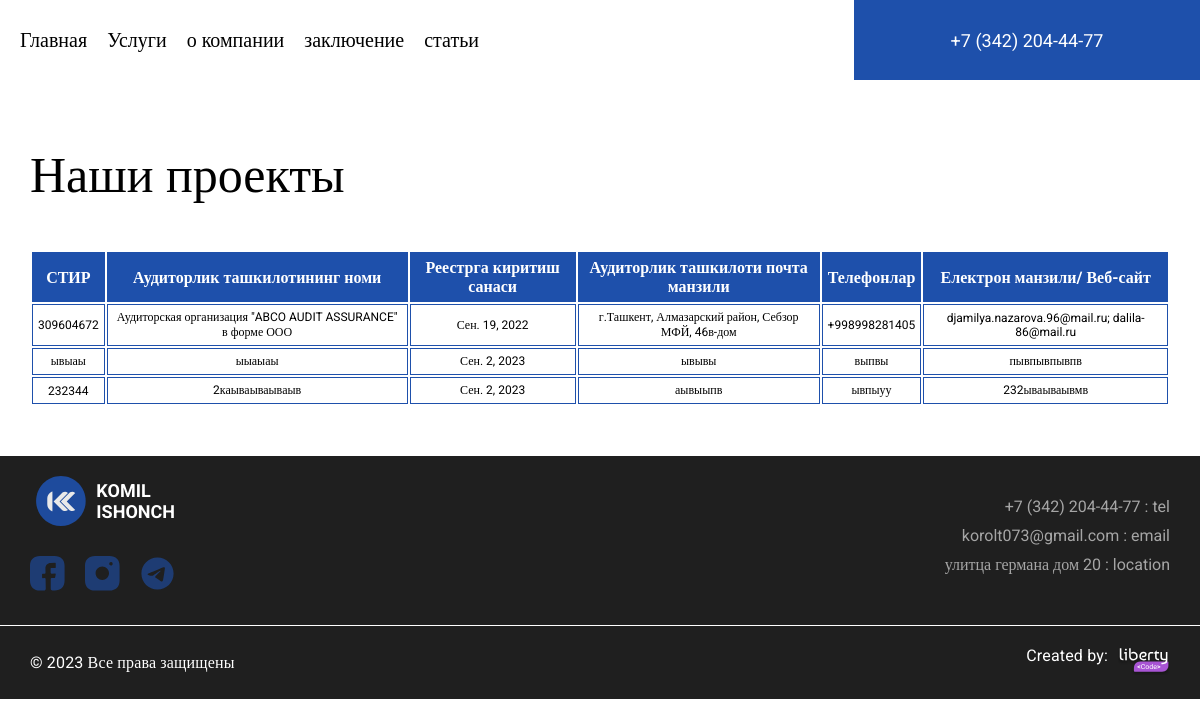
The app's page /project, older data.
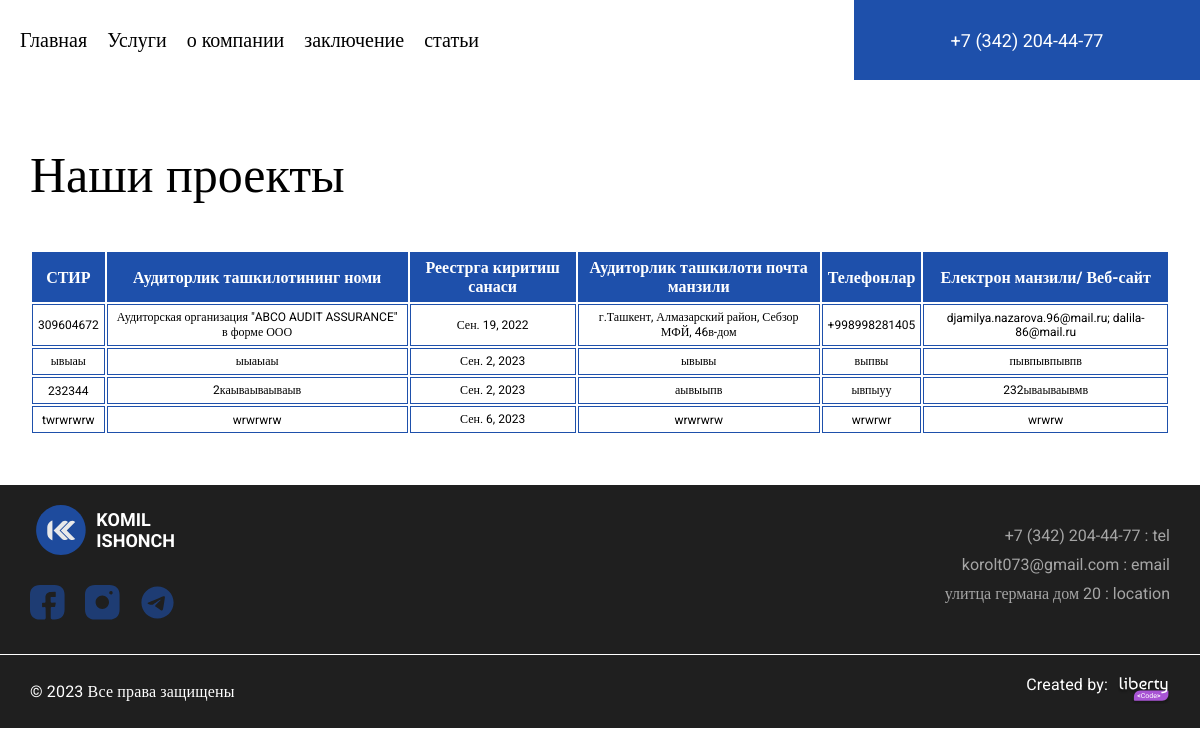
The same page, newer data.
### main/models.py (models this page shows, shortened)
class My_project(models.Model):
    title = models.CharField('СТИР', max_length=250)
    full_text = models.CharField('Аудиторлик ташкилотининг номи', max_length=250)
    data = models.DateField('Реестрга киритиш санаси ')
    gmail = models.CharField('почта', max_length=100)
    phone = models.CharField('номер', max_length=13)
    url_site = models.CharField('ссылка', max_length=250)
    class Meta:
        verbose_name = 'проект'
        verbose_name_plural = 'проектЫ'

### main/views.py (the view)
# urls.py: path('project', views.project, name='project'),
def project(request):
    arr = My_project.objects.all()
    return render(request, 'main/project.html', {"arr":arr})

### main/templates/main/project.html (shortened to what this page needs)
{% extends 'main/layout.html' %}
{% load static %}
{% block style %}
<link rel="stylesheet" href="{% static 'scss/projectStyle.css' %}">
{% endblock %}
{% block content %}
<section class="project">
    <div class="cont">
        <h2 class="textGlav">
            Наши проекты
        </h2>
        <div class="box">
            <table>
                <thead>
                    <tr>
                        <th>СТИР</th>
                        <th>Аудиторлик ташкилотининг номи</th>
                        <th>Реестрга киритиш санаси </th>
                        <th>Аудиторлик ташкилоти почта манзили</th>
                        <th>Телефонлар</th>
                        <th>Електрон манзили/ Веб-сайт</th>
                    </tr>
                </thead>
                <tbody>
                    {% for item in arr %}
                    <tr>
                        <td>{{item.title}}</td>
                        <td>{{item.full_text}}</td>
                        <td>{{item.data}}</td>
                        <td>{{item.gmail}}</td>
                        <td>{{item.phone}}</td>
                        <td>{{item.url_site}}</td>
                    </tr>
                    {% endfor %}
                </tbody>
            </table>
        </div>
    </div>
</section>
{% endblock %}

Row changes from the older to the newer data that the page shows:
added My_project: title "twrwrwrw", full_text "wrwrwrw", data "Сен. 6, 2023", gmail "wrwrwrw", phone "wrwrwr", url_site "wrwrw"
